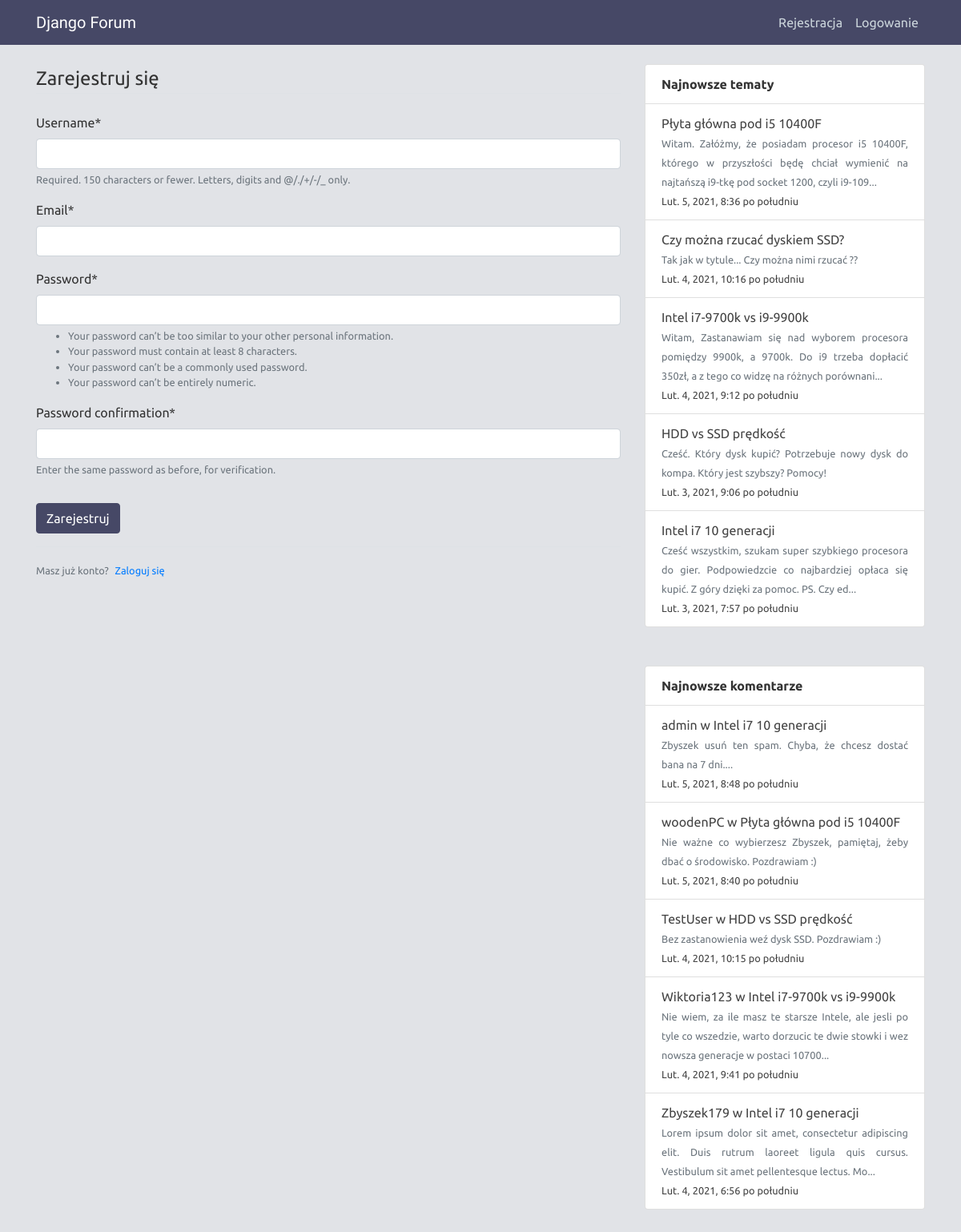
Screenshot of /register/ with the database file from the repository.
### forum/models.py (models this page shows, shortened)
class Thread(models.Model):
    author = models.ForeignKey(User, on_delete=models.CASCADE)
    subforum = models.ForeignKey(Subforum, on_delete=models.CASCADE)
    title = models.CharField(max_length=200)
    content = models.TextField()
    created_at = models.DateTimeField(auto_now_add=True)

class Comment(models.Model):
    author = models.ForeignKey(User, on_delete=models.CASCADE)
    thread = models.ForeignKey(Thread, on_delete=models.CASCADE)
    content = models.TextField()
    created_at = models.DateTimeField(auto_now_add=True)

### users/views.py (the view)
# urls.py: path('register/', user_view.register, name='register'),
def register(request):
    if request.method == 'POST':
        form = UserRegisterForm(request.POST)
        if form.is_valid():
            form.save()
            messages.success(request, f'Konto zostało utworzone')
            return redirect('login')
    else:
        form = UserRegisterForm()
    return render(request, 'users/register.html', {'form': form})

### users/forms.py
class UserRegisterForm(UserCreationForm):
    email = forms.EmailField()
    class Meta:
        model = User
        fields = ['username', 'email', 'password1', 'password2']

### forum/context_processors.py (called while the page is built)
def sidebar(request):
    threads = Thread.objects.order_by('-created_at')[:5]
    for thread in threads:
        thread.content = thread.content[:140] + (thread.content[140:] and '...')
    comments = Comment.objects.order_by('-created_at')[:5]
    for comment in comments:
        comment.content = comment.content[:140] + (comment.content[140:] and '...')
    return {
        "new_threads": threads,
        "new_comments": comments
    }

### users/templates/users/register.html (shortened to what this page needs)
{% extends "forum/base.html" %}
{% load crispy_forms_tags %}
{% block content %}
    <div class="content-section">
        <form method="POST">
            <fieldset class="form-group">
                <legend class="border-bottom mb-4">Zarejestruj się</legend>
                {{ form|crispy }}
            </fieldset>
            <div class="form-group">
                <button class="btn btn-primary" type="submit">Zarejestruj</button>
            </div>
        </form>
        <div class="border-top pt-3">
            <small class="text-muted">
                Masz już konto?<a class="ml-2" href="{% url 'login' %}">Zaloguj się</a>
            </small>
        </div>
    </div>
{% endblock content %}

### forum/templates/forum/base.html (shortened to what this page needs)
{% load static %}
<!DOCTYPE html>
<html lang="pl">
<head>
    <link rel="stylesheet" href="https://cdn.jsdelivr.net/npm/bootstrap@4.6.0/dist/css/bootstrap.min.css">
    <link rel="stylesheet" href="https://maxcdn.bootstrapcdn.com/font-awesome/4.7.0/css/font-awesome.min.css">
    <link rel="stylesheet" type="text/css" href="{% static 'forum/main.css' %}">
</head>
<body>
    <header class="header">
        <nav class="navbar navbar-expand-md navbar-dark fixed-top nav-bg-color">
            <div class="container">
                <a class="navbar-brand mr-4" href="{% url 'forum-home' %}">Django Forum</a>
                <div class="collapse navbar-collapse" id="navbarToggle">
                    <div class="navbar-nav ml-auto">
                        {% if user.is_authenticated %}
                        <a class="nav-item nav-link" href="{% url 'profile' %}">Profil</a>
                        <a class="nav-item nav-link" href="{% url 'logout' %}">Wyloguj</a>
                        {% else %}
                        <a class="nav-item nav-link" href="{% url 'register' %}">Rejestracja</a>
                        <a class="nav-item nav-link" href="{% url 'login' %}">Logowanie</a>
                        {% endif %}
                    </div>
                </div>
            </div>
        </nav>
    </header>
    <main role="main" class="container mb-5">
        <div class="row">
            <div class="col-md-8">
                {% block content %}{% endblock %}
            </div>
            <div class="col-md-4">
                <div class="list-group">
                    <div class="list-group-item font-weight-bold">
                        Najnowsze tematy
                    </div>
                    {% for thread in new_threads %}
                    <div class="list-group-item">
                        <div class="row">
                            <a class="col-md-auto text-justify links" href="{% url 'thread-detail' thread.id %}">
                                {{ thread.title }}<br>
                                <small class="text-muted">{{ thread.content }}</small>
                                <br><small class="">{{ thread.created_at }}</small>
                            </a>
                        </div>
                    </div>
                    {% endfor %}
                </div>
                <div class="list-group mt-5">
                    <div class="list-group-item font-weight-bold">
                        Najnowsze komentarze
                    </div>
                    {% for comment in new_comments %}
                    <div class="list-group-item">
                        <div class="row">
                            <a class="col-md-auto text-justify links" href="{% url 'thread-detail' comment.thread.id %}">
                                {{ comment.author }} w {{ comment.thread.title }}<br>
                                <small class="text-muted">{{ comment.content }}</small>
                                <br><small class="">{{ comment.created_at }}</small>
                            </a>
                        </div>
                    </div>
                    {% endfor %}
                </div>
            </div>
        </div>
    </main>
</body>
</html>

### forum/static/forum/main.css (style rules this page uses)
* { font-family: 'Ubuntu', sans-serif; }
body { background: #e1e3e7; color: #333333; margin-top: 5rem; }
.navbar-brand { font-family: 'Sriracha', cursive; }
.nav-bg-color { background-color: #464866; }
.header .navbar-nav .nav-link { color: #cbd5db; }
.links { color: #444444; }
.btn { background: #464866; border-color: #464866; box-shadow: none; outline: none; }

### rows the page displays
Thread: title "Płyta główna pod i5 10400F", content "Witam. Załóżmy, że posiadam procesor i5 10400F, którego w przyszłości będę chciał wymienić na najtańszą i9-tkę pod socket 1200, czyli i9-109...", created_at "Lut. 5, 2021, 8:36 po południu"
Thread: title "Czy można rzucać dyskiem SSD?", content "Tak jak w tytule... Czy można nimi rzucać ??", created_at "Lut. 4, 2021, 10:16 po południu"
Thread: title "Intel i7-9700k vs i9-9900k", content "Witam, Zastanawiam się nad wyborem procesora pomiędzy 9900k, a 9700k. Do i9 trzeba dopłacić 350zł, a z tego co widzę na różnych porównani...", created_at "Lut. 4, 2021, 9:12 po południu"
Thread: title "HDD vs SSD prędkość", content "Cześć. Który dysk kupić? Potrzebuje nowy dysk do kompa. Który jest szybszy? Pomocy!", created_at "Lut. 3, 2021, 9:06 po południu"
Thread: title "Intel i7 10 generacji", content "Cześć wszystkim, szukam super szybkiego procesora do gier. Podpowiedzcie co najbardziej opłaca się kupić. Z góry dzięki za pomoc. PS. Czy ed...", created_at "Lut. 3, 2021, 7:57 po południu"
Comment: author "admin", thread "Intel i7 10 generacji", content "Zbyszek usuń ten spam. Chyba, że chcesz dostać bana na 7 dni....", created_at "Lut. 5, 2021, 8:48 po południu"
Comment: author "woodenPC", thread "Płyta główna pod i5 10400F", content "Nie ważne co wybierzesz Zbyszek, pamiętaj, żeby dbać o środowisko. Pozdrawiam :)", created_at "Lut. 5, 2021, 8:40 po południu"
Comment: author "TestUser", thread "HDD vs SSD prędkość", content "Bez zastanowienia weź dysk SSD. Pozdrawiam :)", created_at "Lut. 4, 2021, 10:15 po południu"
Comment: author "Wiktoria123", thread "Intel i7-9700k vs i9-9900k", content "Nie wiem, za ile masz te starsze Intele, ale jesli po tyle co wszedzie, warto dorzucic te dwie stowki i wez nowsza generacje w postaci 10700...", created_at "Lut. 4, 2021, 9:41 po południu"
Comment: author "Zbyszek179", thread "Intel i7 10 generacji", content "Lorem ipsum dolor sit amet, consectetur adipiscing elit. Duis rutrum laoreet ligula quis cursus. Vestibulum sit amet pellentesque lectus. Mo...", created_at "Lut. 4, 2021, 6:56 po południu"
